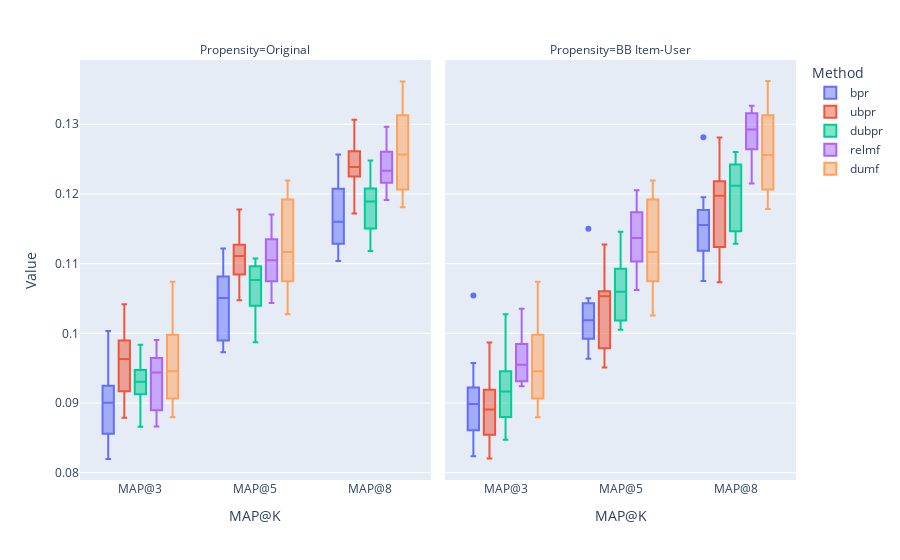

The notebook cell saved with this chart:
### Markdown cell above
### MAP@K

### Code cell
plot_metric(coat_df, 'MAP', methods=_methods, propensities=_propensities)

### Figure 1 — Plotly figure (JSON) as saved in the notebook; plotly's stock layout.template omitted (floating-point values rounded to 4 significant figures)
{"data": [{"alignmentgroup": "True", "hovertemplate": "Method=bpr<br>Propensity=Original<br>Metric@K=%{x}<br>Value=%{y}<extra></extra>", "legendgroup": "bpr", "marker": {"color": "#636efa"}, "name": "bpr", "notched": false, "offsetgroup": "bpr", "orientation": "v", "quartilemethod": "exclusive", "showlegend": true, "type": "box", "x": ["MAP@3", "MAP@3", "MAP@3", "MAP@3", "MAP@3", "MAP@3", "MAP@3", "MAP@3", "MAP@3", "MAP@3", "MAP@5", "MAP@5", "MAP@5", "MAP@5", "MAP@5", "MAP@5", "MAP@5", "MAP@5", "MAP@5", "MAP@5", "MAP@8", "MAP@8", "MAP@8", "MAP@8", "MAP@8", "MAP@8", "MAP@8", "MAP@8", "MAP@8", "MAP@8"], "x0": " ", "xaxis": "x", "y": [0.09188, 0.1003, 0.0833, 0.09246, 0.09568, 0.0856, 0.08587, 0.09208, 0.08821, 0.08196, 0.1072, 0.1122, 0.09785, 0.1064, 0.1101, 0.09896, 0.09729, 0.1082, 0.0993, 0.1037, 0.1166, 0.1257, 0.1124, 0.1207, 0.1245, 0.1154, 0.1104, 0.1187, 0.1128, 0.1143], "y0": " ", "yaxis": "y"}, {"alignmentgroup": "True", "hovertemplate": "Method=bpr<br>Propensity=BB Item-User<br>Metric@K=%{x}<br>Value=%{y}<extra></extra>", "legendgroup": "bpr", "marker": {"color": "#636efa"}, "name": "bpr", "notched": false, "offsetgroup": "bpr", "orientation": "v", "quartilemethod": "exclusive", "showlegend": false, "type": "box", "x": ["MAP@3", "MAP@3", "MAP@3", "MAP@3", "MAP@3", "MAP@3", "MAP@3", "MAP@3", "MAP@3", "MAP@3", "MAP@5", "MAP@5", "MAP@5", "MAP@5", "MAP@5", "MAP@5", "MAP@5", "MAP@5", "MAP@5", "MAP@5", "MAP@8", "MAP@8", "MAP@8", "MAP@8", "MAP@8", "MAP@8", "MAP@8", "MAP@8", "MAP@8", "MAP@8"], "x0": " ", "xaxis": "x2", "y": [0.09575, 0.08608, 0.0919, 0.09142, 0.08645, 0.08414, 0.08236, 0.08832, 0.09224, 0.1054, 0.1043, 0.09921, 0.1021, 0.1016, 0.1008, 0.09635, 0.0991, 0.1037, 0.105, 0.115, 0.1177, 0.1136, 0.1158, 0.1154, 0.1119, 0.1075, 0.1099, 0.1157, 0.1195, 0.1281], "y0": " ", "yaxis": "y2"}, {"alignmentgroup": "True", "hovertemplate": "Method=ubpr<br>Propensity=Original<br>Metric@K=%{x}<br>Value=%{y}<extra></extra>", "legendgroup": "ubpr", "marker": {"color": "#EF553B"}, "name": "ubpr", "notched": false, "offsetgroup": "ubpr", "orientation": "v", "quartilemethod": "exclusive", "showlegend": true, "type": "box", "x": ["MAP@3", "MAP@3", "MAP@3", "MAP@3", "MAP@3", "MAP@3", "MAP@3", "MAP@3", "MAP@3", "MAP@3", "MAP@5", "MAP@5", "MAP@5", "MAP@5", "MAP@5", "MAP@5", "MAP@5", "MAP@5", "MAP@5", "MAP@5", "MAP@8", "MAP@8", "MAP@8", "MAP@8", "MAP@8", "MAP@8", "MAP@8", "MAP@8", "MAP@8", "MAP@8"], "x0": " ", "xaxis": "x", "y": [0.09484, 0.0917, 0.1042, 0.09134, 0.0992, 0.09896, 0.08789, 0.09557, 0.0988, 0.09708, 0.111, 0.1127, 0.1178, 0.1079, 0.1102, 0.113, 0.1048, 0.1115, 0.1112, 0.1084, 0.1238, 0.1225, 0.1307, 0.1246, 0.1272, 0.1239, 0.1172, 0.1261, 0.123, 0.1186], "y0": " ", "yaxis": "y"}, {"alignmentgroup": "True", "hovertemplate": "Method=ubpr<br>Propensity=BB Item-User<br>Metric@K=%{x}<br>Value=%{y}<extra></extra>", "legendgroup": "ubpr", "marker": {"color": "#EF553B"}, "name": "ubpr", "notched": false, "offsetgroup": "ubpr", "orientation": "v", "quartilemethod": "exclusive", "showlegend": false, "type": "box", "x": ["MAP@3", "MAP@3", "MAP@3", "MAP@3", "MAP@3", "MAP@3", "MAP@3", "MAP@3", "MAP@3", "MAP@3", "MAP@5", "MAP@5", "MAP@5", "MAP@5", "MAP@5", "MAP@5", "MAP@5", "MAP@5", "MAP@5", "MAP@5", "MAP@8", "MAP@8", "MAP@8", "MAP@8", "MAP@8", "MAP@8", "MAP@8", "MAP@8", "MAP@8", "MAP@8"], "x0": " ", "xaxis": "x2", "y": [0.08993, 0.09189, 0.08204, 0.08818, 0.08544, 0.08453, 0.0879, 0.09121, 0.09796, 0.0987, 0.1048, 0.1061, 0.09755, 0.1058, 0.09786, 0.09511, 0.101, 0.1059, 0.1112, 0.1128, 0.1197, 0.1218, 0.1122, 0.1198, 0.1124, 0.1073, 0.116, 0.1217, 0.1244, 0.1281], "y0": " ", "yaxis": "y2"}, {"alignmentgroup": "True", "hovertemplate": "Method=dubpr<br>Propensity=Original<br>Metric@K=%{x}<br>Value=%{y}<extra></extra>", "legendgroup": "dubpr", "marker": {"color": "#00cc96"}, "name": "dubpr", "notched": false, "offsetgroup": "dubpr", "orientation": "v", "quartilemethod": "exclusive", "showlegend": true, "type": "box", "x": ["MAP@3", "MAP@3", "MAP@3", "MAP@3", "MAP@3", "MAP@3", "MAP@3", "MAP@3", "MAP@3", "MAP@3", "MAP@5", "MAP@5", "MAP@5", "MAP@5", "MAP@5", "MAP@5", "MAP@5", "MAP@5", "MAP@5", "MAP@5", "MAP@8", "MAP@8", "MAP@8", "MAP@8", "MAP@8", "MAP@8", "MAP@8", "MAP@8", "MAP@8", "MAP@8"], "x0": " ", "xaxis": "x", "y": [0.0866, 0.09162, 0.09449, 0.0941, 0.09612, 0.08836, 0.09475, 0.09836, 0.09199, 0.09126, 0.09871, 0.1039, 0.1072, 0.1081, 0.1096, 0.1037, 0.11, 0.1107, 0.1087, 0.1067, 0.1118, 0.1145, 0.1189, 0.1208, 0.1189, 0.115, 0.1233, 0.1248, 0.1175, 0.1193], "y0": " ", "yaxis": "y"}, {"alignmentgroup": "True", "hovertemplate": "Method=dubpr<br>Propensity=BB Item-User<br>Metric@K=%{x}<br>Value=%{y}<extra></extra>", "legendgroup": "dubpr", "marker": {"color": "#00cc96"}, "name": "dubpr", "notched": false, "offsetgroup": "dubpr", "orientation": "v", "quartilemethod": "exclusive", "showlegend": false, "type": "box", "x": ["MAP@3", "MAP@3", "MAP@3", "MAP@3", "MAP@3", "MAP@3", "MAP@3", "MAP@3", "MAP@3", "MAP@3", "MAP@5", "MAP@5", "MAP@5", "MAP@5", "MAP@5", "MAP@5", "MAP@5", "MAP@5", "MAP@5", "MAP@5", "MAP@8", "MAP@8", "MAP@8", "MAP@8", "MAP@8", "MAP@8", "MAP@8", "MAP@8", "MAP@8", "MAP@8"], "x0": " ", "xaxis": "x2", "y": [0.09226, 0.09456, 0.08799, 0.0961, 0.0866, 0.09043, 0.1027, 0.08473, 0.09106, 0.09386, 0.108, 0.1135, 0.1005, 0.1087, 0.102, 0.1039, 0.1146, 0.1019, 0.1016, 0.1093, 0.1206, 0.126, 0.1128, 0.1248, 0.1147, 0.1219, 0.1242, 0.1136, 0.1178, 0.1218], "y0": " ", "yaxis": "y2"}, {"alignmentgroup": "True", "hovertemplate": "Method=relmf<br>Propensity=Original<br>Metric@K=%{x}<br>Value=%{y}<extra></extra>", "legendgroup": "relmf", "marker": {"color": "#ab63fa"}, "name": "relmf", "notched": false, "offsetgroup": "relmf", "orientation": "v", "quartilemethod": "exclusive", "showlegend": true, "type": "box", "x": ["MAP@3", "MAP@3", "MAP@3", "MAP@3", "MAP@3", "MAP@3", "MAP@3", "MAP@3", "MAP@3", "MAP@3", "MAP@5", "MAP@5", "MAP@5", "MAP@5", "MAP@5", "MAP@5", "MAP@5", "MAP@5", "MAP@5", "MAP@5", "MAP@8", "MAP@8", "MAP@8", "MAP@8", "MAP@8", "MAP@8", "MAP@8", "MAP@8", "MAP@8", "MAP@8"], "x0": " ", "xaxis": "x", "y": [0.09282, 0.09594, 0.08897, 0.09644, 0.09508, 0.09368, 0.08884, 0.08662, 0.09903, 0.09699, 0.1105, 0.1075, 0.1075, 0.1135, 0.1107, 0.1149, 0.1051, 0.1044, 0.117, 0.1105, 0.126, 0.1216, 0.1198, 0.1268, 0.1244, 0.1251, 0.1191, 0.1216, 0.1296, 0.1223], "y0": " ", "yaxis": "y"}, {"alignmentgroup": "True", "hovertemplate": "Method=relmf<br>Propensity=BB Item-User<br>Metric@K=%{x}<br>Value=%{y}<extra></extra>", "legendgroup": "relmf", "marker": {"color": "#ab63fa"}, "name": "relmf", "notched": false, "offsetgroup": "relmf", "orientation": "v", "quartilemethod": "exclusive", "showlegend": false, "type": "box", "x": ["MAP@3", "MAP@3", "MAP@3", "MAP@3", "MAP@3", "MAP@3", "MAP@3", "MAP@3", "MAP@3", "MAP@3", "MAP@5", "MAP@5", "MAP@5", "MAP@5", "MAP@5", "MAP@5", "MAP@5", "MAP@5", "MAP@5", "MAP@5", "MAP@8", "MAP@8", "MAP@8", "MAP@8", "MAP@8", "MAP@8", "MAP@8", "MAP@8", "MAP@8", "MAP@8"], "x0": " ", "xaxis": "x2", "y": [0.09476, 0.0924, 0.09301, 0.09782, 0.09616, 0.09958, 0.09848, 0.09481, 0.1035, 0.09313, 0.1151, 0.1089, 0.1119, 0.1174, 0.1123, 0.1205, 0.1164, 0.1103, 0.1196, 0.1062, 0.1307, 0.1221, 0.1281, 0.1302, 0.1283, 0.1316, 0.1317, 0.1264, 0.1327, 0.1215], "y0": " ", "yaxis": "y2"}, {"alignmentgroup": "True", "hovertemplate": "Method=dumf<br>Propensity=Original<br>Metric@K=%{x}<br>Value=%{y}<extra></extra>", "legendgroup": "dumf", "marker": {"color": "#FFA15A"}, "name": "dumf", "notched": false, "offsetgroup": "dumf", "orientation": "v", "quartilemethod": "exclusive", "showlegend": true, "type": "box", "x": ["MAP@3", "MAP@3", "MAP@3", "MAP@3", "MAP@3", "MAP@3", "MAP@3", "MAP@3", "MAP@3", "MAP@3", "MAP@5", "MAP@5", "MAP@5", "MAP@5", "MAP@5", "MAP@5", "MAP@5", "MAP@5", "MAP@5", "MAP@5", "MAP@8", "MAP@8", "MAP@8", "MAP@8", "MAP@8", "MAP@8", "MAP@8", "MAP@8", "MAP@8", "MAP@8"], "x0": " ", "xaxis": "x", "y": [0.09172, 0.08871, 0.08797, 0.09357, 0.1019, 0.09804, 0.09064, 0.0998, 0.1074, 0.09551, 0.1082, 0.1027, 0.1076, 0.1152, 0.1219, 0.1171, 0.1075, 0.1192, 0.1207, 0.1061, 0.1241, 0.1181, 0.1212, 0.1275, 0.1313, 0.1272, 0.1197, 0.1328, 0.1361, 0.1206], "y0": " ", "yaxis": "y"}, {"alignmentgroup": "True", "hovertemplate": "Method=dumf<br>Propensity=BB Item-User<br>Metric@K=%{x}<br>Value=%{y}<extra></extra>", "legendgroup": "dumf", "marker": {"color": "#FFA15A"}, "name": "dumf", "notched": false, "offsetgroup": "dumf", "orientation": "v", "quartilemethod": "exclusive", "showlegend": false, "type": "box", "x": ["MAP@3", "MAP@3", "MAP@3", "MAP@3", "MAP@3", "MAP@3", "MAP@3", "MAP@3", "MAP@3", "MAP@3", "MAP@5", "MAP@5", "MAP@5", "MAP@5", "MAP@5", "MAP@5", "MAP@5", "MAP@5", "MAP@5", "MAP@5", "MAP@8", "MAP@8", "MAP@8", "MAP@8", "MAP@8", "MAP@8", "MAP@8", "MAP@8", "MAP@8", "MAP@8"], "x0": " ", "xaxis": "x2", "y": [0.09172, 0.08795, 0.08797, 0.09357, 0.1019, 0.09804, 0.09064, 0.0998, 0.1074, 0.09551, 0.1082, 0.1026, 0.1076, 0.1152, 0.1219, 0.1171, 0.1075, 0.1192, 0.1207, 0.1061, 0.1241, 0.1178, 0.1212, 0.1271, 0.1313, 0.1272, 0.1197, 0.1328, 0.1362, 0.1206], "y0": " ", "yaxis": "y2"}], "layout": {"annotations": [{"font": {}, "showarrow": false, "text": "Propensity=Original", "x": 0.245, "xanchor": "center", "xref": "paper", "y": 1, "yanchor": "bottom", "yref": "paper"}, {"font": {}, "showarrow": false, "text": "Propensity=BB Item-User", "x": 0.755, "xanchor": "center", "xref": "paper", "y": 1, "yanchor": "bottom", "yref": "paper"}], "boxmode": "group", "legend": {"title": {"text": "Method"}, "tracegroupgap": 0}, "margin": {"t": 60}, "xaxis": {"anchor": "y", "domain": [0, 0.49], "title": {"text": "MAP@K"}}, "xaxis2": {"anchor": "y2", "domain": [0.51, 1], "matches": "x", "title": {"text": "MAP@K"}}, "yaxis": {"anchor": "x", "domain": [0, 1], "title": {"text": "Value"}}, "yaxis2": {"anchor": "x2", "domain": [0, 1], "matches": "y", "showticklabels": false}}}
